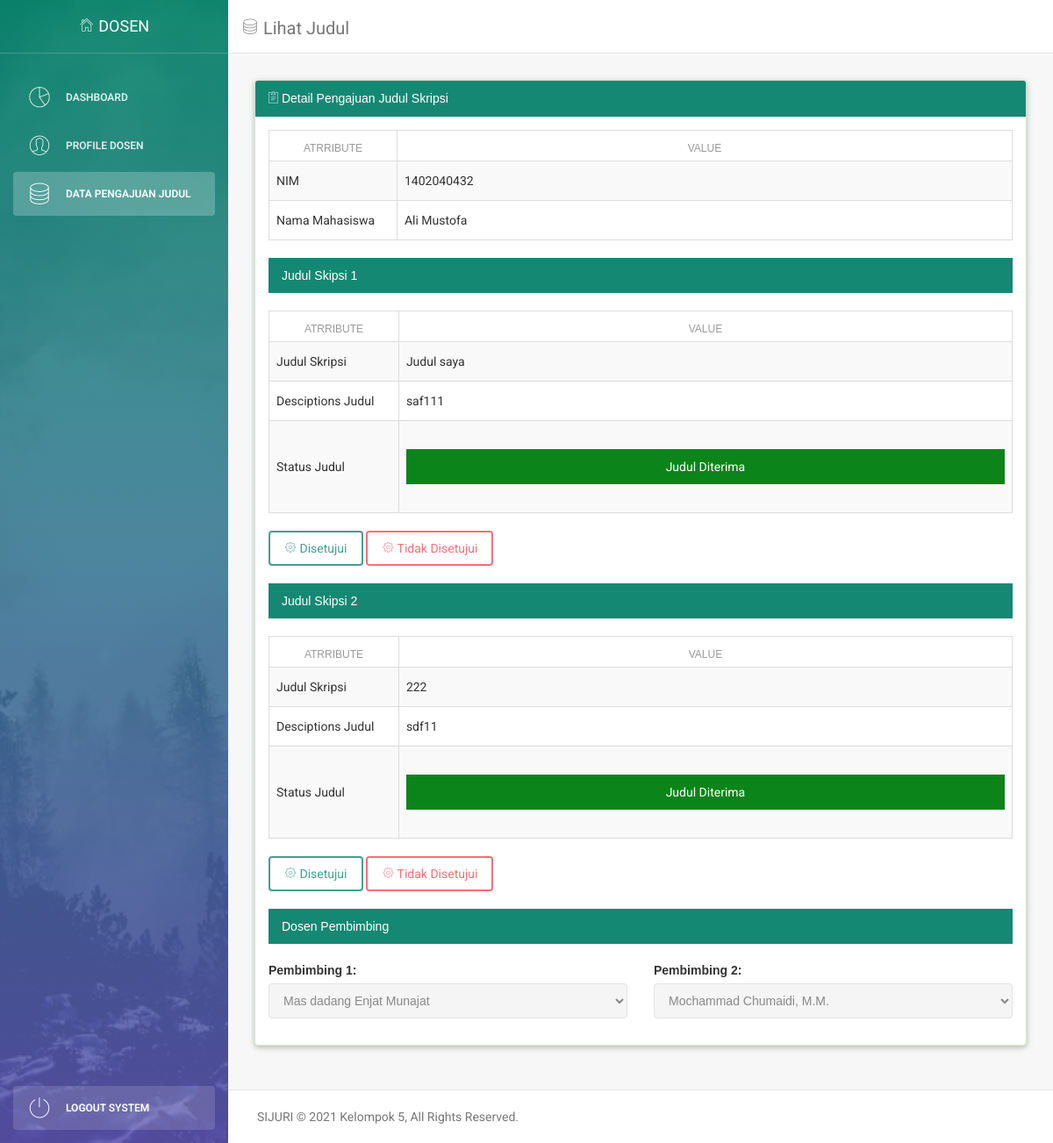
The page /dosen/media.php?action=lihat-judul&nim=1402040432 (signed in) on the database its author committed.
### tables this page shows
CREATE TABLE `skripsi` (
  `nim` varchar(16) NOT NULL,
  `judul1` text DEFAULT NULL,
  `desjudul1` text NOT NULL,
  `judul2` text DEFAULT NULL,
  `desjudul2` text NOT NULL,
  `status_judul1` tinyint(4) NOT NULL,
  `status_judul2` tinyint(4) NOT NULL,
  `disetujui` tinyint(4) DEFAULT NULL,
  `prodi` varchar(100) DEFAULT NULL,
  `kelas` varchar(50) DEFAULT NULL,
  `mahasiswa` varchar(255) DEFAULT NULL,
  `pembimbing1` varchar(50) DEFAULT NULL,
  `pembimbing2` varchar(50) DEFAULT NULL,
  `file_url` varchar(255) NOT NULL
);

CREATE TABLE `tbl_pengaturan` (
  `id` int(11) NOT NULL,
  `nama` varchar(50) NOT NULL,
  `isi` text NOT NULL,
  `keterangan` text NOT NULL
);

### dosen/module/lihat-judul.php (the view, shortened to what this page needs)
<?php
$var = $_GET['nim'];
include('../library/database.php');
$query  = "SELECT * FROM skripsi WHERE nim = '$var'";
$result =  mysqli_query($connect, $query);
while ($row = mysqli_fetch_array($result)) {
  $nim         = $row['nim'];
  $nama        = $row['mahasiswa'];
  $judul1      = $row['judul1'];
  $description1 = $row['desjudul1'];
  $judul2      = $row['judul2'];
  $description2 = $row['desjudul2'];
  $pembimbing1 = $row['pembimbing1'];
  $pembimbing2 = $row['pembimbing2'];
  $status1     = $row['status_judul1'];
  $status2     = $row['status_judul2'];
}
if ($status1 == '0') {
  $button1 = '<div class="alert alert-info text-center" style="background-color: #0b6e84;margin-top:20px">
                                            Belum Dikoreksi
                                          </div>';
} elseif ($status1 == '1') {
  $button1 = '<div class="alert alert-info text-center" style="background-color: #0b841a;margin-top:20px">
                                            Judul Diterima
                                          </div>';
} elseif ($status1 == '2') {
  $button1 = '<div class="alert alert-info text-center" style="background-color: #840b0b;margin-top:20px">
                                            Judul Ditolak
                                          </div>';
} else {
  $button1 = '<div class="alert alert-info text-center" style="background-color: #bb6f11;margin-top:20px">
                                            Status Tidak Diketahui
                                          </div>';
}
if ($status2 == '0') {
  $button2 = '<div class="alert alert-info text-center" style="background-color: #0b6e84;margin-top:20px">
                                            Belum Dikoreksi
                                          </div>';
} elseif ($status2 == '1') {
  $button2 = '<div class="alert alert-info text-center" style="background-color: #0b841a;margin-top:20px">
                                            Judul Diterima
                                          </div>';
} elseif ($status2 == '2') {
  $button2 = '<div class="alert alert-info text-center" style="background-color: #840b0b;margin-top:20px">
                                            Judul Ditolak
                                          </div>';
} else {
  $button2 = '<div class="alert alert-info text-center" style="background-color: #bb6f11;margin-top:20px">
                                            Status Tidak Diketahui
                                          </div>';
}
?>
<div class="content">
  <div class="container-fluid">
    <div class="row">
      <div class="col-md-12">
        <div class="panel panel-success" style="box-shadow: 0 2px 5px 0 rgba(0, 0, 0, 0.16), 0 2px 10px 0 rgba(0, 0, 0, 0.12);">
          <div class="unwaha-padding panel-heading" style="color:#fff;background-color: #158873;border-color: #158873;"> <i class="pe-7s-note2"></i> Detail Pengajuan Judul Skripsi</div>
          <div class="panel-body">
            <div class="table-responsive">
              <table class="table table-bordered table-striped">
                <thead>
                  <tr>
                    <th class="text-center" width="5%">Atrribute</th>
                    <th class="text-center" width="35%">Value</th>
                  </tr>
                </thead>
                <tbody>
                  <tr>
                    <td>NIM</td>
                    <td><?php if (isset($nim)) {
                          echo $nim;
                        } else {
                          echo '<div class="alert alert-danger" role="alert">Data Not Found.</div>';
                        } ?></td>
                  </tr>
                  <tr>
                    <td>Nama Mahasiswa</td>
                    <td><?php if (isset($nama)) {
                          echo $nama;
                        } else {
                          echo '<div class="alert alert-danger" role="alert">Data Not Found.</div>';
                        } ?></td>
                  </tr>
                </tbody>
              </table>
            </div>
            <div class="alert alert-info" role="alert" style="font-family:sans-serif;background-color:#158873">Judul Skipsi 1</div>
            <div class="table-responsive">
              <table class="table table-bordered table-striped" style="font-family:sans-serif">
                <thead>
                  <tr>
                    <th class="text-center" width="5%">Atrribute</th>
                    <th class="text-center" width="35%">Value</th>
                  </tr>
                </thead>
                <tbody>
                  <tr>
                    <td>Judul Skripsi</td>
                    <td><?php if (isset($judul1)) {
                          echo $judul1;
                        } else {
                          echo '<div class="alert alert-danger" role="alert">Data Not Found.</div>';
                        } ?></td>
                  </tr>
                  <tr>
                    <td>Desciptions Judul</td>
                    <td><?php if (isset($description1)) {
                          echo $description1;
                        } else {
                          echo '<div class="alert alert-danger" role="alert">Data Not Found.</div>';
                        } ?></td>
                  </tr>
                  <tr>
                    <td>Status Judul </td>
                    <td><?php if (isset($button1)) {
                          echo $button1;
                        } else {
                          echo '<div class="alert alert-danger" role="alert">Data Not Found.</div>';
                        } ?></td>
                  </tr>
                </tbody>
              </table>
            </div>
            <a href="module/setujui-judul1.php?&nim=<?php echo $nim ?>&data=1" type="button" class="btn btn-success" style="border-color: #158873;color: #158873;"><i class="pe-7s-config"></i> Disetujui</a>
            <a href="module/tidak-disetujui-judul1.php?&nim=<?php echo $nim ?>&data=2" type="button" class="btn btn-danger"><i class="pe-7s-config"></i> Tidak Disetujui</a>
            <br>
            <br>
            <div class="alert alert-info" role="alert" style="font-family:sans-serif;background-color:#158873">Judul Skipsi 2</div>
            <div class="table-responsive">
              <table class="table table-bordered table-striped" style="font-family:sans-serif">
                <thead>
                  <tr>
                    <th class="text-center" width="5%">Atrribute</th>
                    <th class="text-center" width="35%">Value</th>
                  </tr>
                </thead>
                <tbody>
                  <tr>
                    <td>Judul Skripsi</td>
                    <td><?php if (isset($judul2)) {
                          echo $judul2;
                        } else {
                          echo '<div class="alert alert-danger" role="alert">Data Not Found.</div>';
                        } ?></td>
                  </tr>
                  <tr>
                    <td>Desciptions Judul</td>
                    <td><?php if (isset($description2)) {
                          echo $description2;
                        } else {
                          echo '<div class="alert alert-danger" role="alert">Data Not Found.</div>';
                        } ?></td>
                  </tr>
                  <tr>
                    <td>Status Judul</td>
                    <td><?php if (isset($button2)) {
                          echo $button2;
                        } else {
                          echo '<div class="alert alert-danger" role="alert">Data Not Found.</div>';
                        } ?></td>
                  </tr>
                </tbody>
              </table>
            </div>
            <a href="module/setujui-judul2.php?&nim=<?php echo $nim ?>&data=1" type="button" class="btn btn-success" style="border-color: #158873;color: #158873;"><i class="pe-7s-config"></i> Disetujui</a>
            <a href="module/tidak-disetujui-judul2.php?&nim=<?php echo $nim ?>&data=2" type="button" class="btn btn-danger"><i class="pe-7s-config"></i> Tidak Disetujui</a>
            <br>
            <br>
            <div class="alert alert-info" role="alert" style="font-family:sans-serif;background-color:#158873">Dosen Pembimbing</div>
            <div class="row" style="font-family: sans-serif;">
              <div class="col-lg-6">
                <div class="form-group">
                  <label for="sel1">Pembimbing 1:</label>
                  <select class="form-control" name='pembimbing1' required disabled>
                    <?php
                    $query = "SELECT tbl_dosen.nip, tbl_dosen.nama_dosen FROM tbl_pembimbing join tbl_dosen on tbl_dosen.nip = tbl_pembimbing.nip WHERE tbl_pembimbing.no_pembimbing = '1'";
                    $result =  mysqli_query($connect, $query);
                    if ($result) {
                      while ($row = mysqli_fetch_array($result)) {
                        $selected = $pembimbing1 == $row['nip'] ? 'selected' : '';
                        echo '<option value="' . $row['nip'] . '"' . $selected . '>' . $row['nama_dosen'] . '</option>';
                      }
                    }
                    ?>
                  </select>
                </div>
              </div>
              <div class="col-lg-6">
                <div class="form-group">
                  <label for="sel1">Pembimbing 2:</label>
                  <select class="form-control" name='pembimbing2' required disabled>
                    <?php
                    $query = "SELECT tbl_dosen.nip, tbl_dosen.nama_dosen FROM tbl_pembimbing join tbl_dosen on tbl_dosen.nip = tbl_pembimbing.nip WHERE tbl_pembimbing.no_pembimbing = '2'";
                    $result =  mysqli_query($connect, $query);
                    if ($result) {
                      while ($row = mysqli_fetch_array($result)) {
                        $selected = $pembimbing2 == $row['nip'] ? 'selected' : '';
                        echo '<option value="' . $row['nip'] . '"' . $selected . '>' . $row['nama_dosen'] . '</option>';
                      }
                    }
                    ?>
                  </select>
                </div>
              </div>
            </div>
          </div>
        </div>
      </div>
    </div>
  </div>
</div>

### dosen/part/footer.php (shortened to what this page needs)
<footer class="footer">
    <div class="container-fluid">
        <p class="copyright pull-left">
            <?= $footer_title ?>
        </p>
    </div>
</footer>
</div>
</body>
</html>

### rows shown on the page
skripsi: nim "1402040432", mahasiswa "Ali Mustofa", judul1 "Judul saya", desjudul1 "saf111", judul2 "222", desjudul2 "sdf11"
tbl_pengaturan: isi "SIJURI © 2021 Kelompok 5, All Rights Reserved."

### other values the page prints
$title "Lihat Judul"
form field pembimbing1 "Mas dadang Enjat Munajat"
form field pembimbing2 "Mochammad Chumaidi, M.M."
